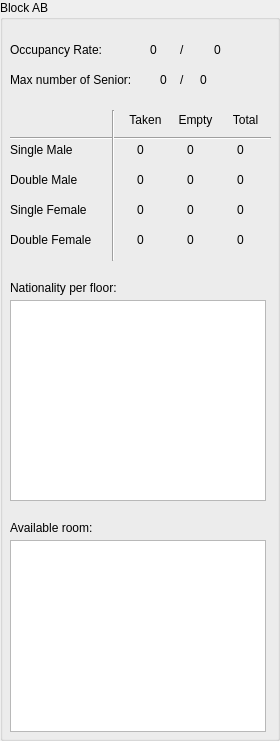
       <widget class="QGroupBox" name="AB">
        <property name="title">
         <string>Block AB</string>
        </property>
        <widget class="QLabel" name="label">
         <property name="geometry">
          <rect>
           <x>10</x>
           <y>40</y>
           <width>101</width>
           <height>20</height>
          </rect>
         </property>
         <property name="text">
          <string>Occupancy Rate:</string>
         </property>
        </widget>
        <widget class="QLabel" name="txt_occ_ab">
         <property name="geometry">
          <rect>
           <x>150</x>
           <y>40</y>
           <width>21</width>
           <height>20</height>
          </rect>
         </property>
         <property name="text">
          <string>0</string>
         </property>
        </widget>
        <widget class="QLabel" name="label_2">
         <property name="geometry">
          <rect>
           <x>10</x>
           <y>140</y>
           <width>111</width>
           <height>20</height>
          </rect>
         </property>
         <property name="text">
          <string>Single Male </string>
         </property>
        </widget>
        <widget class="QLabel" name="label_3">
         <property name="geometry">
          <rect>
           <x>10</x>
           <y>170</y>
           <width>91</width>
           <height>20</height>
          </rect>
         </property>
         <property name="text">
          <string>Double Male </string>
         </property>
        </widget>
        <widget class="QLabel" name="label_4">
         <property name="geometry">
          <rect>
           <x>10</x>
           <y>200</y>
           <width>111</width>
           <height>20</height>
          </rect>
         </property>
         <property name="text">
          <string>Single Female </string>
         </property>
        </widget>
        <widget class="QLabel" name="label_5">
         <property name="geometry">
          <rect>
           <x>10</x>
           <y>230</y>
           <width>111</width>
           <height>20</height>
          </rect>
         </property>
         <property name="text">
          <string>Double Female </string>
         </property>
        </widget>
        <widget class="QLabel" name="label_6">
         <property name="geometry">
          <rect>
           <x>120</x>
           <y>110</y>
           <width>51</width>
           <height>20</height>
          </rect>
         </property>
         <property name="text">
          <string>Taken</string>
         </property>
         <property name="alignment">
          <set>Qt::AlignCenter</set>
         </property>
        </widget>
        <widget class="QLabel" name="label_7">
         <property name="geometry">
          <rect>
           <x>170</x>
           <y>110</y>
           <width>51</width>
           <height>20</height>
          </rect>
         </property>
         <property name="text">
          <string>Empty</string>
         </property>
         <property name="alignment">
          <set>Qt::AlignCenter</set>
         </property>
        </widget>
        <widget class="QLabel" name="label_8">
         <property name="geometry">
          <rect>
           <x>220</x>
           <y>110</y>
           <width>51</width>
           <height>20</height>
          </rect>
         </property>
         <property name="text">
          <string>Total</string>
         </property>
         <property name="alignment">
          <set>Qt::AlignCenter</set>
         </property>
        </widget>
        <widget class="Line" name="line">
         <property name="geometry">
          <rect>
           <x>10</x>
           <y>130</y>
           <width>261</width>
           <height>16</height>
          </rect>
         </property>
         <property name="orientation">
          <enum>Qt::Horizontal</enum>
         </property>
        </widget>
        <widget class="Line" name="line_2">
         <property name="geometry">
          <rect>
           <x>103</x>
           <y>110</y>
           <width>20</width>
           <height>151</height>
          </rect>
         </property>
         <property name="orientation">
          <enum>Qt::Vertical</enum>
         </property>
        </widget>
        <widget class="QLabel" name="txt_sm_taken_ab">
         <property name="geometry">
          <rect>
           <x>130</x>
           <y>140</y>
           <width>21</width>
           <height>20</height>
          </rect>
         </property>
         <property name="text">
          <string>0</string>
         </property>
         <property name="alignment">
          <set>Qt::AlignCenter</set>
         </property>
        </widget>
        <widget class="QLabel" name="txt_dm_taken_ab">
         <property name="geometry">
          <rect>
           <x>130</x>
           <y>170</y>
           <width>21</width>
           <height>20</height>
          </rect>
         </property>
         <property name="text">
          <string>0</string>
         </property>
         <property name="alignment">
          <set>Qt::AlignCenter</set>
         </property>
        </widget>
        <widget class="QLabel" name="txt_sf_taken_ab">
         <property name="geometry">
          <rect>
           <x>130</x>
           <y>200</y>
           <width>21</width>
           <height>20</height>
          </rect>
         </property>
         <property name="text">
          <string>0</string>
         </property>
         <property name="alignment">
          <set>Qt::AlignCenter</set>
         </property>
        </widget>
        <widget class="QLabel" name="txt_df_taken_ab">
         <property name="geometry">
          <rect>
           <x>130</x>
           <y>230</y>
           <width>21</width>
           <height>20</height>
          </rect>
         </property>
         <property name="text">
          <string>0</string>
         </property>
         <property name="alignment">
          <set>Qt::AlignCenter</set>
         </property>
        </widget>
        <widget class="QLabel" name="txt_sm_emp_ab">
         <property name="geometry">
          <rect>
           <x>180</x>
           <y>140</y>
           <width>21</width>
           <height>20</height>
          </rect>
         </property>
         <property name="text">
          <string>0</string>
         </property>
         <property name="alignment">
          <set>Qt::AlignCenter</set>
         </property>
        </widget>
        <widget class="QLabel" name="txt_dm_emp_ab">
         <property name="geometry">
          <rect>
           <x>180</x>
           <y>170</y>
           <width>21</width>
           <height>20</height>
          </rect>
         </property>
         <property name="text">
          <string>0</string>
         </property>
         <property name="alignment">
          <set>Qt::AlignCenter</set>
         </property>
        </widget>
        <widget class="QLabel" name="txt_sf_emp_ab">
         <property name="geometry">
          <rect>
           <x>180</x>
           <y>200</y>
           <width>21</width>
           <height>20</height>
          </rect>
         </property>
         <property name="text">
          <string>0</string>
         </property>
         <property name="alignment">
          <set>Qt::AlignCenter</set>
         </property>
        </widget>
        <widget class="QLabel" name="txt_df_emp_ab">
         <property name="geometry">
          <rect>
           <x>180</x>
           <y>230</y>
           <width>21</width>
           <height>20</height>
          </rect>
         </property>
         <property name="text">
          <string>0</string>
         </property>
         <property name="alignment">
          <set>Qt::AlignCenter</set>
         </property>
        </widget>
        <widget class="QLabel" name="txt_sm_total_ab">
         <property name="geometry">
          <rect>
           <x>230</x>
           <y>140</y>
           <width>21</width>
           <height>20</height>
          </rect>
         </property>
         <property name="text">
          <string>0</string>
         </property>
         <property name="alignment">
          <set>Qt::AlignCenter</set>
         </property>
        </widget>
        <widget class="QLabel" name="txt_dm_total_ab">
         <property name="geometry">
          <rect>
           <x>230</x>
           <y>170</y>
           <width>21</width>
           <height>20</height>
          </rect>
         </property>
         <property name="text">
          <string>0</string>
         </property>
         <property name="alignment">
          <set>Qt::AlignCenter</set>
         </property>
        </widget>
        <widget class="QLabel" name="txt_sf_total_ab">
         <property name="geometry">
          <rect>
           <x>230</x>
           <y>200</y>
           <width>21</width>
           <height>20</height>
          </rect>
         </property>
         <property name="text">
          <string>0</string>
         </property>
         <property name="alignment">
          <set>Qt::AlignCenter</set>
         </property>
        </widget>
        <widget class="QLabel" name="txt_df_total_ab">
         <property name="geometry">
          <rect>
           <x>230</x>
           <y>230</y>
           <width>21</width>
           <height>20</height>
          </rect>
         </property>
         <property name="text">
          <string>0</string>
         </property>
         <property name="alignment">
          <set>Qt::AlignCenter</set>
         </property>
        </widget>
        <widget class="QLabel" name="txt_total_ab">
         <property name="geometry">
          <rect>
           <x>214</x>
           <y>40</y>
           <width>41</width>
           <height>20</height>
          </rect>
         </property>
         <property name="text">
          <string>0</string>
         </property>
        </widget>
        <widget class="QLabel" name="label_22">
         <property name="geometry">
          <rect>
           <x>180</x>
           <y>40</y>
           <width>21</width>
           <height>20</height>
          </rect>
         </property>
         <property name="text">
          <string>/</string>
         </property>
        </widget>
        <widget class="QTextBrowser" name="txt_natperfloor_ab">
         <property name="geometry">
          <rect>
           <x>10</x>
           <y>300</y>
           <width>256</width>
           <height>201</height>
          </rect>
         </property>
        </widget>
        <widget class="QLabel" name="label_23">
         <property name="geometry">
          <rect>
           <x>10</x>
           <y>280</y>
           <width>141</width>
           <height>16</height>
          </rect>
         </property>
         <property name="text">
          <string>Nationality per floor:</string>
         </property>
        </widget>
        <widget class="QTextBrowser" name="txt_availableroom_ab">
         <property name="geometry">
          <rect>
           <x>10</x>
           <y>540</y>
           <width>256</width>
           <height>192</height>
          </rect>
         </property>
        </widget>
        <widget class="QLabel" name="label_24">
         <property name="geometry">
          <rect>
           <x>10</x>
           <y>520</y>
           <width>121</width>
           <height>16</height>
          </rect>
         </property>
         <property name="text">
          <string>Available room:</string>
         </property>
        </widget>
        <widget class="QLabel" name="label_56">
         <property name="geometry">
          <rect>
           <x>10</x>
           <y>70</y>
           <width>141</width>
           <height>20</height>
          </rect>
         </property>
         <property name="text">
          <string>Max number of Senior:</string>
         </property>
        </widget>
        <widget class="QLabel" name="txt_senior_ab">
         <property name="geometry">
          <rect>
           <x>200</x>
           <y>70</y>
           <width>55</width>
           <height>20</height>
          </rect>
         </property>
         <property name="text">
          <string>0</string>
         </property>
        </widget>
        <widget class="QLabel" name="label_61">
         <property name="geometry">
          <rect>
           <x>180</x>
           <y>70</y>
           <width>21</width>
           <height>20</height>
          </rect>
         </property>
         <property name="text">
          <string>/</string>
         </property>
        </widget>
        <widget class="QLabel" name="txt_csenior_ab">
         <property name="geometry">
          <rect>
           <x>160</x>
           <y>70</y>
           <width>55</width>
           <height>20</height>
          </rect>
         </property>
         <property name="text">
          <string>0</string>
         </property>
        </widget>
       </widget>
